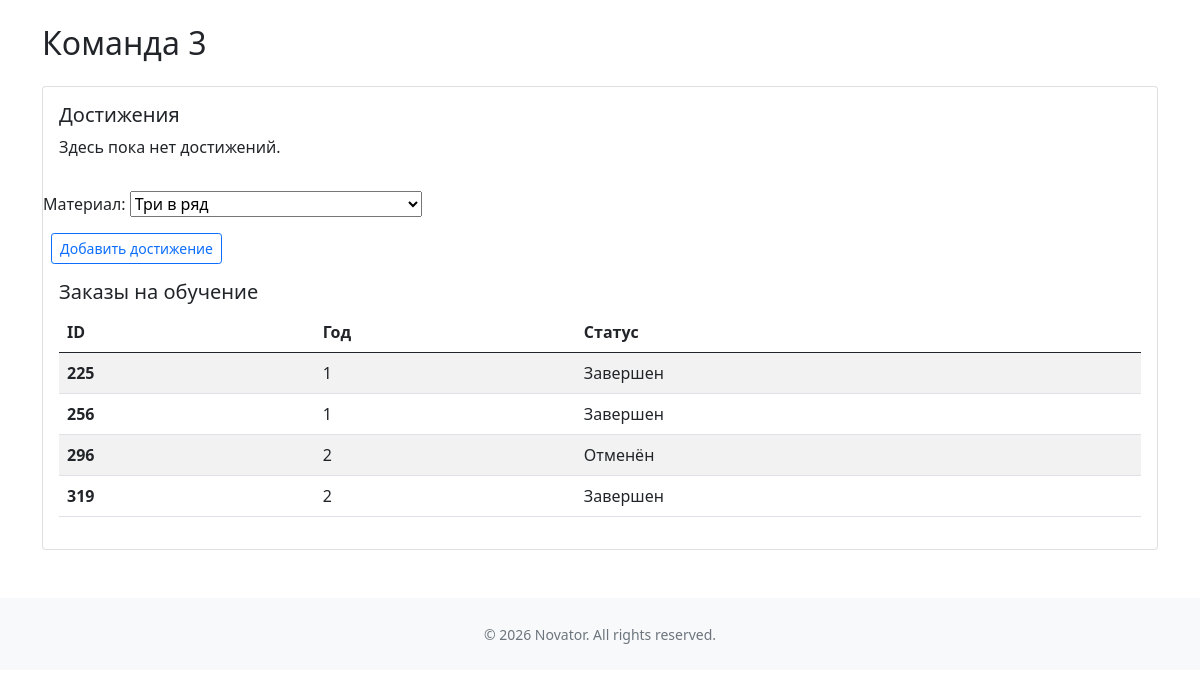
Page /learning/team_detail/3/ on the committed database.
### main/models.py (models this page shows, shortened)
class Team(models.Model):
    name = models.CharField(max_length=100, verbose_name='Имя команды')
    slug = models.SlugField(max_length=100)
    status = models.BooleanField(default=False, verbose_name='Активно')
    learn_les = models.BooleanField(default=False, verbose_name='Мастер ЛЭС')
    learn_grs = models.BooleanField(default=False, verbose_name='Оператор ГРС')
    learn_ks = models.BooleanField(default=False, verbose_name='Инженер ГKС')
    auto = models.IntegerField(default=0, verbose_name='Автотранспорт')

class Status(models.Model):
    name = models.CharField(max_length=20, verbose_name='Статус')

### bank/models.py (models this page shows, shortened)
class Zakaz(models.Model):
    team = models.ForeignKey(Team, on_delete=models.CASCADE, related_name='zakaz')
    year = models.IntegerField(verbose_name='Год заказа')
    month = models.IntegerField(verbose_name='Месяц заказа', null=True)
    payment = models.BooleanField(default=False, verbose_name='Оплачено')
    issued = models.BooleanField(default=False, verbose_name='Выдано')
    status = models.ForeignKey(Status, on_delete=models.SET_NULL, null=True, blank=True, verbose_name='Статус заказа')
    description = models.TextField(blank=True, verbose_name='Номер договора')
    category = models.ForeignKey(Category, on_delete=models.SET_NULL, null=True, blank=True, verbose_name='Категория заказа')

### learning/views.py (the view)
# urls.py: path('team_detail/<int:team_id>/', views.team_detail, name='team_detail'),
def team_detail(request, team_id):
    if request.method == 'POST':
        return create_premii(request, team_id)
    team = Team.objects.get(id=team_id)
    zakazy = Zakaz.objects.filter(team=team, category__slug='learning')
    zakazy_items = ZakazItem.objects.filter(zakaz__in=zakazy)
    zakazy_premii = Zakaz.objects.filter(team=team, category__slug='premii')
    premii = ZakazItem.objects.filter(zakaz__in=zakazy_premii)
    form = ZakazFormPremii()
    return render(request, 'learning/team_detail.html', {'team': team, 'zakazy': zakazy, 'zakazy_items': zakazy_items, 'premii': premii, 'zakazy_premii': zakazy_premii, 'form': form})

### learning/forms.py
class ZakazFormPremii(forms.Form):
    material = forms.ChoiceField(label='Материал', choices=[(material.pk, material.name) for material in Material.objects.filter(category__slug='premii')], widget=forms.Select(attrs={'id': 'material-select'}))
    category = forms.CharField(widget=forms.HiddenInput(), initial='premii')

### templates/learning/team_detail.html (shortened to what this page needs)
{% extends "base.html" %}
{% load static %}
{% load humanize %}
{% block content %}
<div class="container my-4">
  <h2 class="mb-4">{{ team.name }}</h2>
  </div>
<div class="container my-4">
  <div class="card mt-4">
    <div class="card-body">
      <h5 class="card-title">Достижения</h5>
      {% if zakazy_premii %}
        <div class="table-responsive">
            <table class="table table-striped">
            <thead>
                <tr>
                <th>ID</th>
                <th>Год</th>
                <th>Награда</th>
                <th>Сумма компенсации</th>
                <th>Статус</th>
                </tr>
            </thead>
            <tbody>
                {% for zakaz in zakazy_premii %}
                <tr>
                <td><strong>{{ zakaz.pk }}</strong></td>
                <td>{{ zakaz.year }}</td>
                    {% for item in premii %}
                    {% if item.zakaz.id == zakaz.id %}
                <td>
                        {{ item.material.name }}
                </td>
                <td>{{ item.price|floatformat:0|intcomma }} руб.</td>
                <td>{{ zakaz.status.name }}</td>
                    {% endif %}
                    {% endfor %}
                </tr>
                {% endfor %}
            </tbody>
            </table>
        </div>
      {% else %}
        <p>Здесь пока нет достижений.</p>
      {% endif %}
    </div>
    <div>
    <form method="post" class="needs-validation" novalidate>
        {{ form.as_p }}
        <button type="submit" class="btn btn-sm btn-outline-primary ms-2">Добавить достижение</button>
    </form>
    </div>
    <div class="card-body">
      <h5 class="card-title">Заказы на обучение</h5>
      {% if zakazy %}
        <div class="table-responsive">
            <table class="table table-striped">
            <thead>
                <tr>
                <th>ID</th>
                <th>Год</th>
                <th>Статус</th>
                </tr>
            </thead>
            <tbody>
                {% for zakaz in zakazy %}
                <tr>
                <td><strong>{{ zakaz.pk }}</strong></td>
                <td>{{ zakaz.year }}</td>
                <td>{{ zakaz.status.name }}</td>
                </tr>
                {% endfor %}
            </tbody>
            </table>
        </div>
      {% else %}
        <p>Здесь пока нет заказов на обучение.</p>
      {% endif %}
  </div>
</div>
{% endblock %}

### rows in the picture
Team: name "Команда 3"
Zakaz: pk "225", year "1", status.name "Завершен"
Zakaz: pk "256", year "1", status.name "Завершен"
Zakaz: pk "296", year "2", status.name "Отменён"
Zakaz: pk "319", year "2", status.name "Завершен"

### other values in the picture
{{ year|default:2026 }} "2026"
